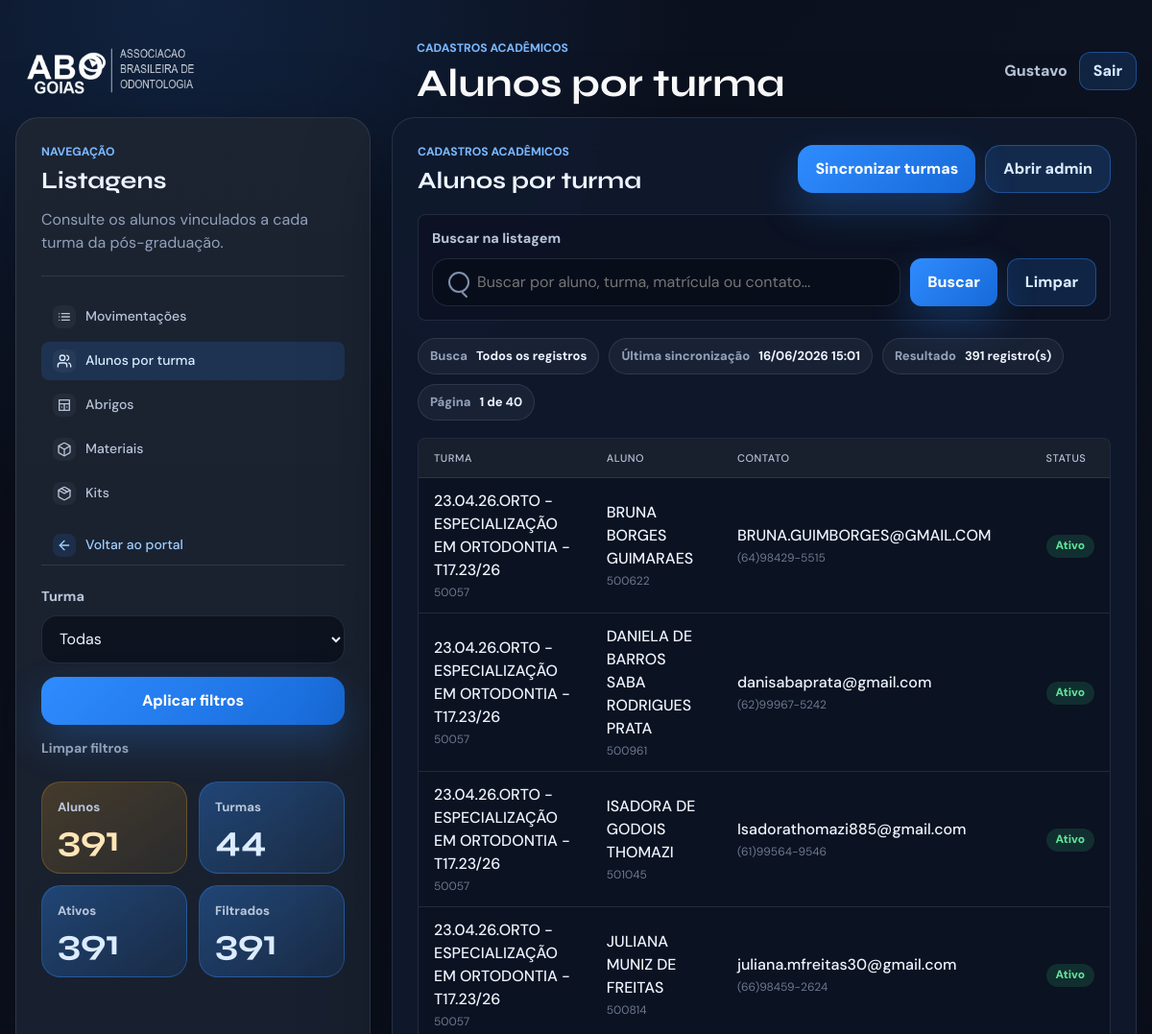
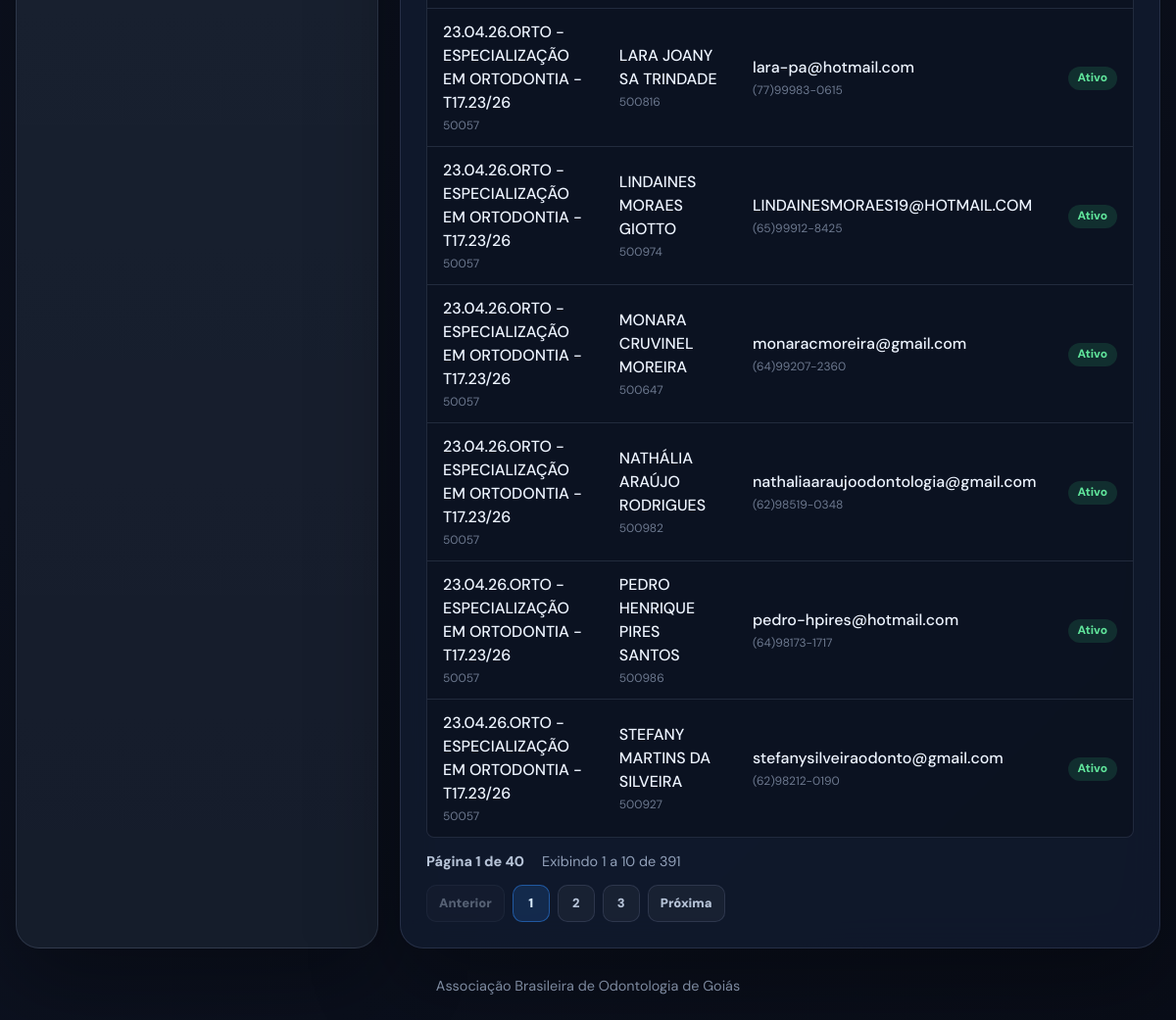
The app's page /alunos-por-turma/ (signed in) with its own data (2 pictures, top to bottom).
### core/models.py (models this page shows, shortened)
class ModeloBase(models.Model):
    criado_em = models.DateTimeField(auto_now_add=True)
    atualizado_em = models.DateTimeField(auto_now=True)
    ativo = models.BooleanField(default=True)
    class Meta:
        abstract = True

class Turma(ModeloBase):
    nome = models.CharField(max_length=120)
    codigo = models.CharField(max_length=30, unique=True)
    curso = models.CharField(max_length=120, blank=True)
    data_inicio = models.DateField(null=True, blank=True)
    data_fim = models.DateField(null=True, blank=True)
    observacoes = models.TextField(blank=True)
    origem = models.CharField(
        max_length=20,
        choices=OrigemDados.choices,
        default=OrigemDados.MANUAL,
    )
    ultima_sincronizacao = models.DateTimeField(null=True, blank=True)
    class Meta:
        ordering = ["nome"]
        verbose_name = "turma"
        verbose_name_plural = "turmas"

class Aluno(ModeloBase):
    nome = models.CharField(max_length=150)
    matricula = models.CharField(max_length=40, unique=True)
    cpf = models.CharField(max_length=14, null=True, blank=True)
    email = models.EmailField(blank=True)
    telefone = models.CharField(max_length=20, blank=True)
    cidade = models.CharField(max_length=120, blank=True)
    uf = models.CharField(max_length=20, blank=True)
    origem = models.CharField(
        max_length=20,
        choices=OrigemDados.choices,
        default=OrigemDados.MANUAL,
    )
    ultima_sincronizacao = models.DateTimeField(null=True, blank=True)
    turma = models.ForeignKey(
        Turma,
        on_delete=models.PROTECT,
        related_name="alunos",
        null=True,
        blank=True,
    )
    class Meta:
        ordering = ["nome"]
        verbose_name = "aluno"
        verbose_name_plural = "alunos"

### core/views.py (the view, shortened to what this page needs)
# urls.py: path('alunos-por-turma/', views.alunos_por_turma, name='alunos_por_turma'),
@login_required
def alunos_por_turma(request):
    busca = request.GET.get("q", "").strip()
    turma_id = request.GET.get("turma", "").strip()
    alunos = (
        Aluno.objects.exclude(origem=OrigemDados.EXEMPLO)
        .exclude(turma__origem=OrigemDados.EXEMPLO)
        .select_related("turma")
        .order_by("turma__nome", "nome")
    )
    if not request.user.is_superuser:
        alunos = alunos.filter(emprestimos__coordenador_usuario=request.user).distinct()
    if turma_id.isdigit():
        alunos = alunos.filter(turma_id=turma_id)
    page_obj, query_string = paginar_queryset(request, alunos)
    rows = [
        {
            "cells": [
                {
                    "primary": aluno.turma.nome if aluno.turma else "Sem turma",
                    "secondary": aluno.turma.codigo if aluno.turma else "",
                },
                {"primary": aluno.nome, "secondary": aluno.matricula},
                {"primary": aluno.email or "-", "secondary": aluno.telefone or ""},
                {
                    "badge": "Ativo" if aluno.ativo else "Inativo",
                    "badge_class": "badge-devolvido" if aluno.ativo else "badge-atrasado",
                },
            ]
        }
        for aluno in page_obj.object_list
    ]
    turmas = Turma.objects.exclude(origem=OrigemDados.EXEMPLO).order_by("nome")
    if not request.user.is_superuser:
        turmas = turmas.filter(alunos__emprestimos__coordenador_usuario=request.user).distinct()
    alunos_base = Aluno.objects.exclude(origem=OrigemDados.EXEMPLO)
    turmas_base = Turma.objects.exclude(origem=OrigemDados.EXEMPLO)
    if not request.user.is_superuser:
        alunos_base = alunos_base.filter(emprestimos__coordenador_usuario=request.user).distinct()
        turmas_base = turmas_base.filter(alunos__emprestimos__coordenador_usuario=request.user).distinct()
    ultima_sincronizacao_alunos = alunos_base.aggregate(
        ultima=Max("ultima_sincronizacao")
    )["ultima"]
    ultima_sincronizacao_turmas = turmas_base.aggregate(
        ultima=Max("ultima_sincronizacao")
    )["ultima"]
    datas_sincronizacao = [
        data
        for data in (ultima_sincronizacao_alunos, ultima_sincronizacao_turmas)
        if data
    ]
    ultima_sincronizacao = max(datas_sincronizacao) if datas_sincronizacao else None
    metricas = [
        {"label": "Alunos", "value": alunos_base.count()},
        {"label": "Turmas", "value": turmas_base.count()},
        {"label": "Ativos", "value": alunos_base.filter(ativo=True).count()},
        {"label": "Filtrados", "value": page_obj.paginator.count},
    ]
    return render(
        request,
        "core/listagem.html",
        {
            "usuario_logado": request.user,
            "titulo": "Alunos por turma",
            "subtitulo": "Consulte os alunos vinculados a cada turma da pós-graduação.",
            "section_label": "Cadastros acadêmicos",
            "active_page": "alunos",
            "busca": busca,
            "metricas": metricas,
            "table_headers": ["Turma", "Aluno", "Contato", "Status"],
            "rows": rows,
            "page_obj": page_obj,
            "query_string": query_string,
            "empty_message": "Nenhum aluno encontrado.",
            "sync_action_url": "sincronizar_turmas_eduq",
            "ultima_sincronizacao": ultima_sincronizacao,
            "filter_select": {
                "name": "turma",
                "label": "Turma",
                "value": turma_id,
                "options": [
                    {"value": str(turma.pk), "label": f"{turma.codigo} - {turma.nome}"}
                    for turma in turmas
                ],
            },
        },
    )

### core/templates/core/listagem.html (shortened to what this page needs)
{% extends "core/base.html" %}
{% block header_eyebrow %}{{ section_label }}{% endblock %}
{% block header_title %}{{ titulo }}{% endblock %}
{% block content %}
    <main class="page-shell">
        <div class="layout-grid">
            <aside class="panel config-panel">
                <p class="section-label">Navegação</p>
                <h2>Listagens</h2>
                <p class="panel-copy">{{ subtitulo }}</p>
                {% include "core/partials/menu_sistemas.html" with menu_app="cme" active_page=active_page %}
                <form class="form-stack" method="get">
                    {% if filter_select %}
                        <div class="field">
                            <label for="{{ filter_select.name }}">{{ filter_select.label }}</label>
                            <select id="{{ filter_select.name }}" name="{{ filter_select.name }}">
                                <option value="">Todas</option>
                            </select>
                        </div>
                    {% endif %}
                    <button class="button primary update-first" type="submit">Aplicar filtros</button>
                    <a class="button secondary" href="{{ request.path }}">Limpar filtros</a>
                </form>
                <div class="metric-grid">
                    {% for metrica in metricas %}
                        <div class="metric-card">
                            <span class="metric-label">{{ metrica.label }}</span>
                            <strong>{{ metrica.value }}</strong>
                        </div>
                    {% endfor %}
                </div>
            </aside>
            <section class="panel results-panel">
                <div class="results-topbar">
                    <div>
                        <p class="section-label">{{ section_label }}</p>
                        <h2>{{ titulo }}</h2>
                    </div>
                    <div class="topbar-actions">
                        {% if sync_action_url %}
                            <form class="sync-form" method="post" action="{% url sync_action_url %}">
                                <button class="button primary admin-link" type="submit">Sincronizar turmas</button>
                            </form>
                        {% endif %}
                        <a class="button secondary admin-link" href="/admin/core/">Abrir admin</a>
                    </div>
                </div>
                <form class="results-search" method="get">
                    <label class="search-label" for="results-q">Buscar na listagem</label>
                    <div class="results-search-row">
                        <div class="search-control">
                            <input id="results-q" type="search" name="q" value="{{ busca }}" placeholder="Buscar por aluno, turma, matrícula ou contato...">
                        </div>
                        <button class="button primary" type="submit">Buscar</button>
                        <a class="button secondary" href="{{ request.path }}">Limpar</a>
                    </div>
                </form>
                <div class="selection-summary">
                    <div class="info-chip">
                        <span>Busca</span>
                        <strong>{{ busca|default:"Todos os registros" }}</strong>
                    </div>
                    {% if ultima_sincronizacao %}
                        <div class="info-chip">
                            <span>Última sincronização</span>
                            <strong>{{ ultima_sincronizacao|date:"d/m/Y H:i" }}</strong>
                        </div>
                    {% else %}
                        <div class="info-chip">
                            <span>Última sincronização</span>
                            <strong>Não realizada</strong>
                        </div>
                    {% endif %}
                    <div class="info-chip">
                        <span>Resultado</span>
                        <strong>{{ page_obj.paginator.count }} registro(s)</strong>
                    </div>
                    <div class="info-chip">
                        <span>Página</span>
                        <strong>{{ page_obj.number }} de {{ page_obj.paginator.num_pages }}</strong>
                    </div>
                </div>
                <div class="table-wrap data-table-wrap">
                    <table class="data-table generic-table">
                        <thead>
                            <tr>
                                {% for header in table_headers %}
                                    <th>{{ header }}</th>
                                {% endfor %}
                            </tr>
                        </thead>
                        <tbody>
                            {% for row in rows %}
                                <tr>
                                    {% for cell in row.cells %}
                                        <td>
                                            {% if cell.badge %}
                                                <span class="badge {{ cell.badge_class }}">{{ cell.badge }}</span>
                                            {% else %}
                                                <strong>{{ cell.primary }}</strong>
                                                {% if cell.secondary %}
                                                    <span class="cell-muted">{{ cell.secondary }}</span>
                                                {% endif %}
                                            {% endif %}
                                        </td>
                                    {% endfor %}
                                </tr>
                            {% endfor %}
                        </tbody>
                    </table>
                </div>
                {% if page_obj.paginator.count %}
                    <div class="pagination-summary">
                        <span>Página {{ page_obj.number }} de {{ page_obj.paginator.num_pages }}</span>
                        <span>Exibindo {{ page_obj.start_index }} a {{ page_obj.end_index }} de {{ page_obj.paginator.count }}</span>
                    </div>
                {% endif %}
                {% if page_obj.paginator.num_pages > 1 %}
                    <nav class="pagination" aria-label="Paginação">
                        {% if page_obj.has_previous %}
                            <a class="page-link" href="?{% if query_string %}{{ query_string }}&{% endif %}page={{ page_obj.previous_page_number }}">Anterior</a>
                        {% else %}
                            <span class="page-link disabled">Anterior</span>
                        {% endif %}
                        {% for numero in page_obj.paginator.page_range %}
                            {% if numero == page_obj.number %}
                                <span class="page-link active">{{ numero }}</span>
                            {% elif numero >= page_obj.number|add:"-2" and numero <= page_obj.number|add:"2" %}
                                <a class="page-link" href="?{% if query_string %}{{ query_string }}&{% endif %}page={{ numero }}">{{ numero }}</a>
                            {% endif %}
                        {% endfor %}
                        {% if page_obj.has_next %}
                            <a class="page-link" href="?{% if query_string %}{{ query_string }}&{% endif %}page={{ page_obj.next_page_number }}">Próxima</a>
                        {% else %}
                            <span class="page-link disabled">Próxima</span>
                        {% endif %}
                    </nav>
                {% endif %}
            </section>
        </div>
    </main>
{% endblock %}

### core/templates/core/base.html (shortened to what this page needs)
{% load static %}
<!doctype html>
<html lang="pt-BR">
<head>
    <link rel="stylesheet" href="{% static 'core/css/home.css' %}">
</head>
<body class="{% block body_class %}{% endblock %}">
    <header class="app-header {% block header_class %}{% endblock %}">
        <div class="header-inner">
            <div class="brand">
                <img class="brand-logo" src="{% static 'core/img/logo.png' %}" alt="ABO Goiás">
                {% block header_brand_text %}
                    <div>
                        <p class="eyebrow">{% block header_eyebrow %}ABO Goiás{% endblock %}</p>
                        <h1>{% block header_title %}Sistemas internos{% endblock %}</h1>
                    </div>
                {% endblock %}
            </div>
            {% if usuario_logado %}
                <div class="user-menu">
                    <span>{{ usuario_logado.get_full_name|default:usuario_logado.username }}</span>
                    <form method="post" action="{% url 'logout' %}">
                        <button class="button secondary compact-button" type="submit">Sair</button>
                    </form>
                </div>
            {% endif %}
        </div>
    </header>
    {% block content %}{% endblock %}
    {% block footer %}
        <footer class="footer">
            Associação Brasileira de Odontologia de Goiás
        </footer>
    {% endblock %}
</body>
</html>

### records on screen
Turma: primary "23.04.26.ORTO - ESPECIALIZAÇÃO EM ORTODONTIA - T17.23/26" "23.04.26.ORTO - ESPECIALIZAÇÃO EM ORTODONTIA - T17.23/26" "23.04.26.ORTO - ESPECIALIZAÇÃO EM ORTODONTIA - T17.23/26" "23.04.26.ORTO - ESPECIALIZAÇÃO EM ORTODONTIA - T17.23/26" "23.04.26.ORTO - ESPECIALIZAÇÃO EM ORTODONTIA - T17.23/26" "23.04.26.ORTO - ESPECIALIZAÇÃO EM ORTODONTIA - T17.23/26" "23.04.26.ORTO - ESPECIALIZAÇÃO EM ORTODONTIA - T17.23/26" "23.04.26.ORTO - ESPECIALIZAÇÃO EM ORTODONTIA - T17.23/26" "23.04.26.ORTO - ESPECIALIZAÇÃO EM ORTODONTIA - T17.23/26" "23.04.26.ORTO - ESPECIALIZAÇÃO EM ORTODONTIA - T17.23/26", secondary "50057" "50057" "50057" "50057" "50057" "50057" "50057" "50057" "50057" "50057"
Aluno: primary "BRUNA BORGES GUIMARAES" "BRUNA.GUIMBORGES@GMAIL.COM", secondary "500622" "(64)98429-5515"
Aluno: primary "DANIELA DE BARROS SABA RODRIGUES PRATA" "danisabaprata@gmail.com", secondary "500961" "(62)99967-5242"
Aluno: primary "ISADORA DE GODOIS THOMAZI" "Isadorathomazi885@gmail.com", secondary "501045" "(61)99564-9546"
Aluno: primary "JULIANA MUNIZ DE FREITAS" "juliana.mfreitas30@gmail.com", secondary "500814" "(66)98459-2624"
Aluno: primary "LARA JOANY SA TRINDADE" "lara-pa@hotmail.com", secondary "500816" "(77)99983-0615"
Aluno: primary "LINDAINES MORAES GIOTTO" "LINDAINESMORAES19@HOTMAIL.COM", secondary "500974" "(65)99912-8425"
Aluno: primary "MONARA CRUVINEL MOREIRA" "monaracmoreira@gmail.com", secondary "500647" "(64)99207-2360"
Aluno: primary "NATHÁLIA ARAÚJO RODRIGUES" "nathaliaaraujoodontologia@gmail.com", secondary "500982" "(62)98519-0348"
Aluno: primary "PEDRO HENRIQUE PIRES SANTOS" "pedro-hpires@hotmail.com", secondary "500986" "(64)98173-1717"
Aluno: primary "STEFANY MARTINS DA SILVEIRA" "stefanysilveiraodonto@gmail.com", secondary "500927" "(62)98212-0190"

### other values on screen
{{ section_label }} "CADASTROS ACADÊMICOS"
{{ titulo }} "Alunos por turma"
{{ usuario_logado.get_full_name|default:usuario_logado.username }} "Gustavo"
{{ subtitulo }} "Consulte os alunos vinculados a cada turma da pós-graduação."
{{ filter_select.label }} "Turma"
{{ metrica.label }} "Alunos" "Turmas" "Ativos" "Filtrados"
{{ metrica.value }} "391" "44" "391" "391"
{{ busca|default:"Todos os registros" }} "Todos os registros"
{{ ultima_sincronizacao|date:"d/m/Y H:i" }} "16/06/2026 15:01"
{{ page_obj.paginator.count }} "391"
{{ page_obj.number }} "1"
{{ page_obj.paginator.num_pages }} "40"
{{ header }} "TURMA" "ALUNO" "CONTATO" "STATUS"
{{ cell.badge }} "Ativo" "Ativo" "Ativo" "Ativo" "Ativo" "Ativo" "Ativo" "Ativo" "Ativo" "Ativo"
{{ page_obj.start_index }} "1"
